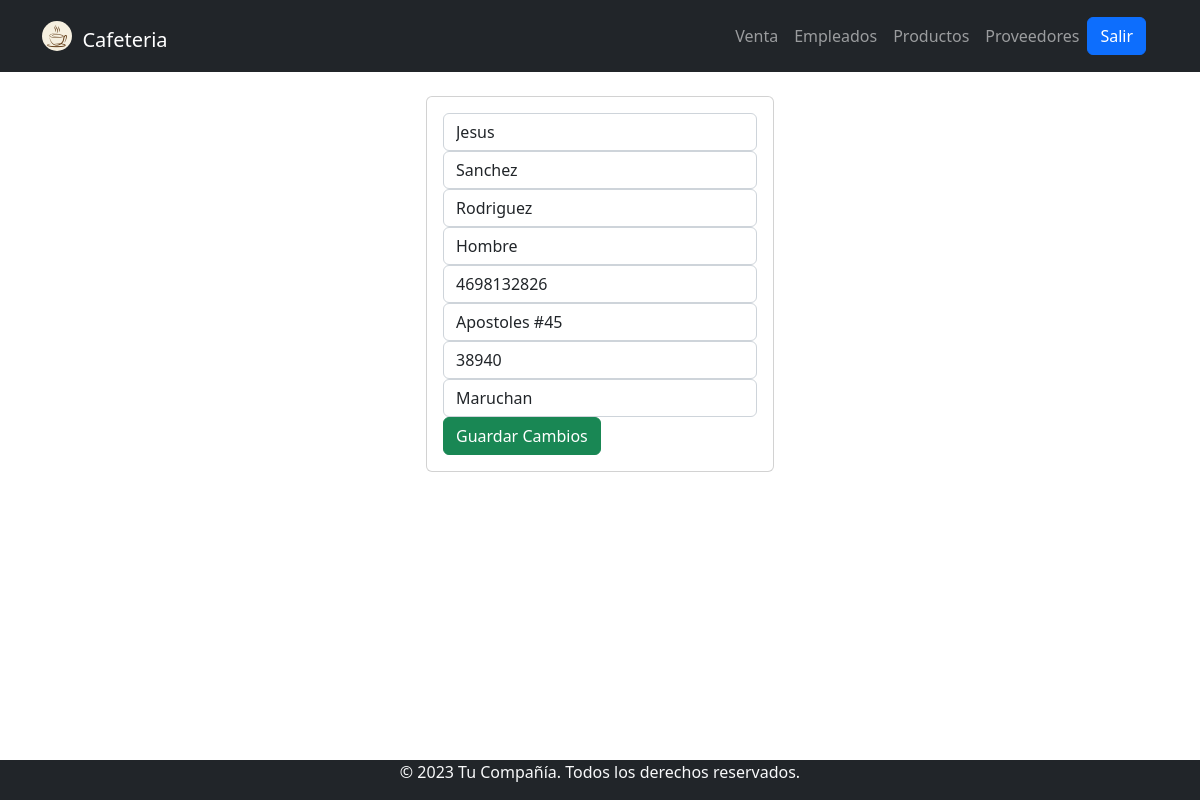
Page /edit_proveedor.php?id=7 on the committed database.
### tables this page shows
CREATE TABLE `Proveedores` (
  `idProveedor` int NOT NULL,
  `idPersona` int NOT NULL,
  `nombreEmpresa` varchar(50) NOT NULL
);

CREATE TABLE `Personas` (
  `idPersona` int NOT NULL,
  `nombre` varchar(50) NOT NULL,
  `apellidoPaterno` varchar(50) NOT NULL,
  `apellidoMaterno` varchar(50) DEFAULT NULL,
  `tipoPersona` varchar(20) NOT NULL,
  `telefono` varchar(15) DEFAULT NULL,
  `direccion` varchar(100) NOT NULL,
  `CP` int NOT NULL
);

### www/edit_proveedor.php (the view, shortened to what this page needs)
<?php
    include 'Model/conexion.php';
    if(isset($_GET['id'])){
        $id = $_GET['id'];
        $query = "SELECT e.idProveedor, p.nombre, p.apellidoPaterno, p.apellidoMaterno, p.tipoPersona, e.nombreEmpresa,p.telefono,p.direccion, p.CP
        FROM Personas p
        INNER JOIN Proveedores e ON p.idPersona = e.idPersona
                  WHERE e.idProveedor = $id;";
        $result = mysqli_query($conn, $query);
        if (mysqli_num_rows($result) == 1) {
            $row = mysqli_fetch_array($result);
            $nombre=$row['nombre'];
            $paterno=$row['apellidoPaterno'];
            $materno=$row['apellidoMaterno'];
            $telefono=$row['telefono'];
            $dirr=$row['direccion'];
            $cp=$row['CP'];
            $empresa=$row['nombreEmpresa'];
        }
    }
?>
<?php include 'Template/header.php'; ?>
<div class="container p-4">
    <div class="row">
        <div class="col-md-4 mx-auto">
<div class="card card-body">
    <form action="edit_proveedor.php?id=<?php echo $_GET['id']; ?>" method="POST">
    <div class="form-group">
                        <input type="text" name="Nombre" value="<?php echo $nombre; ?>" class="form-control" placeholder="Nombre del empleado">
                    </div>
                    <div class="form-group">
                        <input type="text" name="Paterno"value="<?php echo $paterno; ?>" class="form-control" placeholder="Apellido Paterno">
                    </div>
                    <div class="form-group">
                        <input type="text" name="Materno" value="<?php echo $materno; ?>"class="form-control" placeholder="Apellido Materno">
                    </div>
                    <div class="form-group">
                        <select name="Genero" class="form-control">
                        <option value="hombre">Hombre</option>
                        </select>
                    </div>
                    <div class="form-group">
                        <input type="text" name="Telefono"value="<?php echo $telefono; ?>" class="form-control" placeholder="Telefono">
                    </div>
                    <div class="form-group">
                        <input type="text" name="direccion" value="<?php echo $dirr; ?>"class="form-control" placeholder="Dirección">
                    </div>
                    <div class="form-group">
                        <input type="text" name="CP" value="<?php echo $cp; ?>"class="form-control" placeholder="Código Postal">
                    </div>
                    <div class="form-group">
                        <input type="text" name="Empresa" value="<?php echo $empresa; ?>"class="form-control" placeholder="Empresa">
                    </div>
                    <input type="submit" class="btn btn-success btn-block" name="Guardar_proveedor" value="Guardar Cambios">
    </form>
</div>
</div>
</div>
</div>
<?php include 'Template/footer.php'; ?>

### rows in the picture
proveedores: Nombre "Jesus", Materno "Rodriguez", direccion "Apostoles #45", CP "38940", Empresa "Maruchan"
